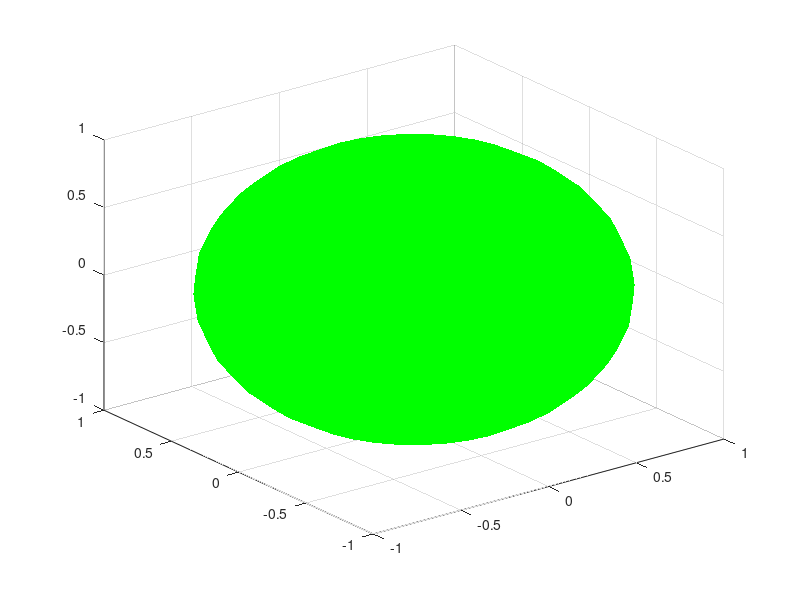

This chart was generated by the following MATLAB code:
function varargout = drawSphere(varargin)
%DRAWSPHERE Draw a sphere as a mesh
%
%   drawSphere(SPHERE)
%   Where SPHERE = [XC YC ZC R], draw the sphere centered on the point with
%   coordinates [XC YC ZC] and with radius R, using a quad mesh.
%
%   drawSphere(CENTER, R)
%   Where CENTER = [XC YC ZC], specifies the center and the radius with two
%   arguments.
%
%   drawSphere(XC, YC, ZC, R)
%   Specifiy sphere center and radius as four arguments.
%
%   drawSphere(..., NAME, VALUE);
%   Specifies one or several options using parameter name-value pairs.
%   Available options are usual drawing options, as well as:
%   'nPhi'    the number of arcs used for drawing the meridians
%   'nTheta'  the number of circles used for drawing the parallels
%
%   H = drawSphere(...)
%   Return a handle to the graphical object created by the function.
%
%   [X Y Z] = drawSphere(...)
%   Return the coordinates of the vertices used by the sphere. In this
%   case, the sphere is not drawn.
%
%   Example
%   % Draw four spheres with different centers
%     figure(1); clf; hold on;
%     drawSphere([10 10 30 5]);
%     drawSphere([20 30 10 5]);
%     drawSphere([30 30 30 5]);
%     drawSphere([30 20 10 5]);
%     view([-30 20]); axis equal; l = light;
%
%   % Draw sphere with different settings
%     figure(1); clf;
%     drawSphere([10 20 30 10], 'linestyle', ':', 'facecolor', 'r');
%     axis([0 50 0 50 0 50]); axis equal;
%     l = light;
%
  % The same, but changes style using graphic handle
%     figure; hold on;
%     h = drawSphere([10 20 30 10]);
%     set(h, 'linestyle', ':');
%     set(h, 'facecolor', 'r');
%     axis([0 50 0 50 0 50]); axis equal;
%     l = light;
%   
%   % Draw a sphere with high resolution
%     figure(1); clf;
%     h = drawSphere([10 20 30 10], 'nPhi', 360, 'nTheta', 180);
%     l = light; view(3);
%
%
%   See also
%   spheres, circles3d, sphere, drawEllipsoid

%   ---------
%   author: David Legland 
%   INRA - TPV URPOI - BIA IMASTE
%   created the 17/02/2005
%

%   HISTORY
%   2006-05-19 use centered sphere with radius 1 when no input specified
%   2007-01-04 typo
%   2010-11-08 code cleanup, add doc


% process input options: when a string is found, assumes this is the
% beginning of options
options = {'FaceColor', 'g', 'linestyle', 'none'};
for i = 1:length(varargin)
    if ischar(varargin{i})
        if length(varargin) == 1
            options = {'FaceColor', varargin{1}, 'linestyle', 'none'};
        else
            options = [options(1:end) varargin(i:end)];
        end
        varargin = varargin(1:i-1);
        break;
    end
end

% Parse the input (try to extract center coordinates and radius)
if isempty(varargin)
    % no input: assumes unit sphere
    xc = 0;	yc = 0; zc = 0;
    r = 1;
    
elseif length(varargin) == 1
    % one argument: concatenates center and radius
    sphere = varargin{1};
    xc = sphere(:,1);
    yc = sphere(:,2);
    zc = sphere(:,3);
    r  = sphere(:,4);
    
elseif length(varargin) == 2
    % two arguments, corresponding to center and radius
    center = varargin{1};
    xc = center(1);
    yc = center(2);
    zc = center(3);
    r  = varargin{2};
    
elseif length(varargin) == 4
    % four arguments, corresponding to XC, YX, ZC and R
    xc = varargin{1};
    yc = varargin{2};
    zc = varargin{3};
    r  = varargin{4};
else
    error('drawSphere: please specify center and radius');
end

% number of meridians
nPhi    = 32;
ind = find(strcmpi('nPhi', options(1:2:end)));
if ~isempty(ind)
    ind = ind(1);
    nPhi = options{2*ind};
    options(2*ind-1:2*ind) = [];
end
    
% number of parallels
nTheta  = 16;
ind = find(strcmpi('nTheta', options(1:2:end)));
if ~isempty(ind)
    ind = ind(1);
    nTheta = options{2*ind};
    options(2*ind-1:2*ind) = [];
end

% compute spherical coordinates
theta   = linspace(0, pi, nTheta+1);
phi     = linspace(0, 2*pi, nPhi+1);

% convert to cartesian coordinates
sintheta = sin(theta);
x = xc + cos(phi')*sintheta*r;
y = yc + sin(phi')*sintheta*r;
z = zc + ones(length(phi),1)*cos(theta)*r;

% Process output
if nargout == 0
    % no output: draw the sphere
    surf(x, y, z, options{:});
    
elseif nargout == 1
    % one output: compute 
    varargout{1} = surf(x, y, z, options{:});
    
elseif nargout == 3
    varargout{1} = x; 
    varargout{2} = y; 
    varargout{3} = z; 
end

